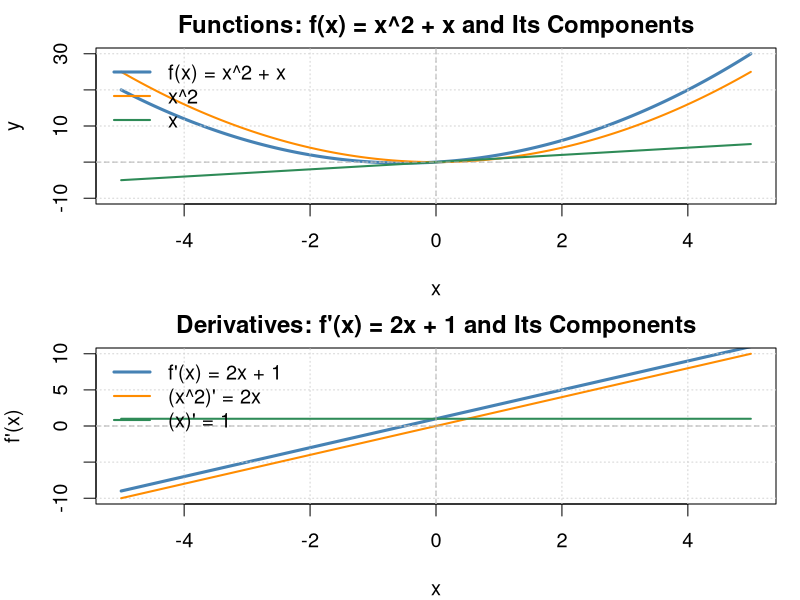

Generate this figure with R:
## ---- chunk 1
# Clean, proportional plots for f(x) = x^2 + x and f'(x) = 2x + 1
# x-axis from -5 to 5; square-looking panels; clear component comparison

# ----- Functions -----
f1 <- function(x) x^2
g  <- function(x) x
f  <- function(x) f1(x) + g(x)

# Derivatives
f1p <- function(x) 2 * x
gp  <- function(x) rep(1, length(x))
fp  <- function(x) f1p(x) + gp(x)

# ----- Domain -----
x <- seq(-5, 5, length.out = 800)
y_f1  <- f1(x)
y_g   <- g(x)
y_f   <- f(x)
y_f1p <- f1p(x)
y_gp  <- gp(x)
y_fp  <- fp(x)

# ----- Plotting -----
op <- par(mfrow = c(2,1), mar = c(4,4,2,1), cex = 1.2)

# (1) Function view
plot(x, y_f, type = "l", lwd = 3, col = "steelblue",
     xlab = "x", ylab = "y",
     xlim = c(-5, 5), ylim = c(-10, 30),
     main = "Functions: f(x) = x^2 + x and Its Components")
grid()
lines(x, y_f1, lwd = 2, col = "darkorange")
lines(x, y_g,  lwd = 2, col = "seagreen")
abline(h = 0, v = 0, col = "gray70", lty = 2)

legend("topleft",
       legend = c("f(x) = x^2 + x", "x^2", "x"),
       col = c("steelblue", "darkorange", "seagreen"),
       lwd = c(3,2,2), bty = "n")

# (2) Derivative view
plot(x, y_fp, type = "l", lwd = 3, col = "steelblue",
     xlab = "x", ylab = "f'(x)",
     xlim = c(-5, 5), ylim = c(-10, 10),
     main = "Derivatives: f'(x) = 2x + 1 and Its Components")
grid()
lines(x, y_f1p, lwd = 2, col = "darkorange")
lines(x, y_gp,  lwd = 2, col = "seagreen")
abline(h = 0, v = 0, col = "gray70", lty = 2)

legend("topleft",
       legend = c("f'(x) = 2x + 1", "(x^2)' = 2x", "(x)' = 1"),
       col = c("steelblue", "darkorange", "seagreen"),
       lwd = c(3,2,2), bty = "n")

par(op)


